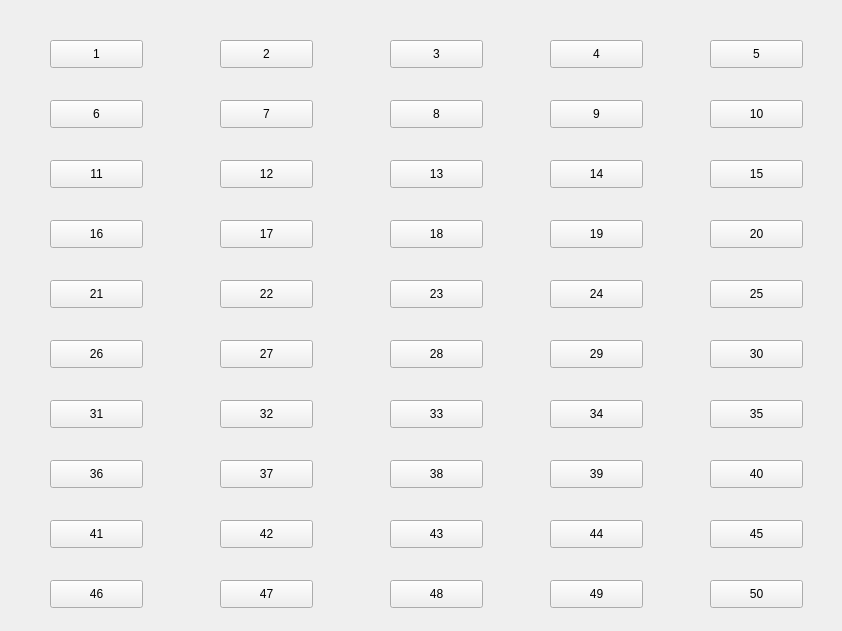
<?xml version="1.0" encoding="UTF-8"?>
<ui version="4.0">
 <class>SelectLevelWindow</class>
 <widget class="QWidget" name="SelectLevelWindow">
  <property name="geometry">
   <rect>
    <x>0</x>
    <y>0</y>
    <width>842</width>
    <height>631</height>
   </rect>
  </property>
  <property name="windowTitle">
   <string>Form</string>
  </property>
  <property name="styleSheet">
   <string notr="true">border-image: url(:/sample/photo/timgD353I83R.jpg);</string>
  </property>
  <widget class="QPushButton" name="pushButton">
   <property name="geometry">
    <rect>
     <x>50</x>
     <y>40</y>
     <width>93</width>
     <height>28</height>
    </rect>
   </property>
   <property name="styleSheet">
    <string notr="true">border-image: url(:/sample/photo/startbutton.jpg);</string>
   </property>
   <property name="text">
    <string>1</string>
   </property>
  </widget>
  <widget class="QPushButton" name="pushButton_2">
   <property name="geometry">
    <rect>
     <x>220</x>
     <y>40</y>
     <width>93</width>
     <height>28</height>
    </rect>
   </property>
   <property name="styleSheet">
    <string notr="true">border-image: url(:/sample/photo/startbutton.jpg);</string>
   </property>
   <property name="text">
    <string>2</string>
   </property>
  </widget>
  <widget class="QPushButton" name="pushButton_3">
   <property name="geometry">
    <rect>
     <x>550</x>
     <y>40</y>
     <width>93</width>
     <height>28</height>
    </rect>
   </property>
   <property name="styleSheet">
    <string notr="true">border-image: url(:/sample/photo/startbutton.jpg);</string>
   </property>
   <property name="text">
    <string>4</string>
   </property>
  </widget>
  <widget class="QPushButton" name="pushButton_4">
   <property name="geometry">
    <rect>
     <x>390</x>
     <y>40</y>
     <width>93</width>
     <height>28</height>
    </rect>
   </property>
   <property name="styleSheet">
    <string notr="true">border-image: url(:/sample/photo/startbutton.jpg);</string>
   </property>
   <property name="text">
    <string>3</string>
   </property>
  </widget>
  <widget class="QPushButton" name="pushButton_5">
   <property name="geometry">
    <rect>
     <x>710</x>
     <y>40</y>
     <width>93</width>
     <height>28</height>
    </rect>
   </property>
   <property name="styleSheet">
    <string notr="true">border-image: url(:/sample/photo/startbutton.jpg);</string>
   </property>
   <property name="text">
    <string>5</string>
   </property>
  </widget>
  <widget class="QPushButton" name="pushButton_6">
   <property name="geometry">
    <rect>
     <x>50</x>
     <y>100</y>
     <width>93</width>
     <height>28</height>
    </rect>
   </property>
   <property name="styleSheet">
    <string notr="true">border-image: url(:/sample/photo/startbutton.jpg);</string>
   </property>
   <property name="text">
    <string>6</string>
   </property>
  </widget>
  <widget class="QPushButton" name="pushButton_7">
   <property name="geometry">
    <rect>
     <x>50</x>
     <y>160</y>
     <width>93</width>
     <height>28</height>
    </rect>
   </property>
   <property name="styleSheet">
    <string notr="true">border-image: url(:/sample/photo/startbutton.jpg);</string>
   </property>
   <property name="text">
    <string>11</string>
   </property>
  </widget>
  <widget class="QPushButton" name="pushButton_8">
   <property name="geometry">
    <rect>
     <x>50</x>
     <y>220</y>
     <width>93</width>
     <height>28</height>
    </rect>
   </property>
   <property name="styleSheet">
    <string notr="true">border-image: url(:/sample/photo/startbutton.jpg);</string>
   </property>
   <property name="text">
    <string>16</string>
   </property>
  </widget>
  <widget class="QPushButton" name="pushButton_9">
   <property name="geometry">
    <rect>
     <x>50</x>
     <y>280</y>
     <width>93</width>
     <height>28</height>
    </rect>
   </property>
   <property name="styleSheet">
    <string notr="true">border-image: url(:/sample/photo/startbutton.jpg);</string>
   </property>
   <property name="text">
    <string>21</string>
   </property>
  </widget>
  <widget class="QPushButton" name="pushButton_10">
   <property name="geometry">
    <rect>
     <x>50</x>
     <y>340</y>
     <width>93</width>
     <height>28</height>
    </rect>
   </property>
   <property name="styleSheet">
    <string notr="true">border-image: url(:/sample/photo/startbutton.jpg);</string>
   </property>
   <property name="text">
    <string>26</string>
   </property>
  </widget>
  <widget class="QPushButton" name="pushButton_11">
   <property name="geometry">
    <rect>
     <x>50</x>
     <y>400</y>
     <width>93</width>
     <height>28</height>
    </rect>
   </property>
   <property name="styleSheet">
    <string notr="true">border-image: url(:/sample/photo/startbutton.jpg);</string>
   </property>
   <property name="text">
    <string>31</string>
   </property>
  </widget>
  <widget class="QPushButton" name="pushButton_12">
   <property name="geometry">
    <rect>
     <x>50</x>
     <y>460</y>
     <width>93</width>
     <height>28</height>
    </rect>
   </property>
   <property name="styleSheet">
    <string notr="true">border-image: url(:/sample/photo/startbutton.jpg);</string>
   </property>
   <property name="text">
    <string>36</string>
   </property>
  </widget>
  <widget class="QPushButton" name="pushButton_13">
   <property name="geometry">
    <rect>
     <x>50</x>
     <y>520</y>
     <width>93</width>
     <height>28</height>
    </rect>
   </property>
   <property name="styleSheet">
    <string notr="true">border-image: url(:/sample/photo/startbutton.jpg);</string>
   </property>
   <property name="text">
    <string>41</string>
   </property>
  </widget>
  <widget class="QPushButton" name="pushButton_14">
   <property name="geometry">
    <rect>
     <x>220</x>
     <y>100</y>
     <width>93</width>
     <height>28</height>
    </rect>
   </property>
   <property name="styleSheet">
    <string notr="true">border-image: url(:/sample/photo/startbutton.jpg);</string>
   </property>
   <property name="text">
    <string>7</string>
   </property>
  </widget>
  <widget class="QPushButton" name="pushButton_15">
   <property name="geometry">
    <rect>
     <x>50</x>
     <y>580</y>
     <width>93</width>
     <height>28</height>
    </rect>
   </property>
   <property name="styleSheet">
    <string notr="true">border-image: url(:/sample/photo/startbutton.jpg);</string>
   </property>
   <property name="text">
    <string>46</string>
   </property>
  </widget>
  <widget class="QPushButton" name="pushButton_16">
   <property name="geometry">
    <rect>
     <x>220</x>
     <y>160</y>
     <width>93</width>
     <height>28</height>
    </rect>
   </property>
   <property name="styleSheet">
    <string notr="true">border-image: url(:/sample/photo/startbutton.jpg);</string>
   </property>
   <property name="text">
    <string>12</string>
   </property>
  </widget>
  <widget class="QPushButton" name="pushButton_17">
   <property name="geometry">
    <rect>
     <x>220</x>
     <y>220</y>
     <width>93</width>
     <height>28</height>
    </rect>
   </property>
   <property name="styleSheet">
    <string notr="true">border-image: url(:/sample/photo/startbutton.jpg);</string>
   </property>
   <property name="text">
    <string>17</string>
   </property>
  </widget>
  <widget class="QPushButton" name="pushButton_18">
   <property name="geometry">
    <rect>
     <x>390</x>
     <y>160</y>
     <width>93</width>
     <height>28</height>
    </rect>
   </property>
   <property name="styleSheet">
    <string notr="true">border-image: url(:/sample/photo/startbutton.jpg);</string>
   </property>
   <property name="text">
    <string>13</string>
   </property>
  </widget>
  <widget class="QPushButton" name="pushButton_19">
   <property name="geometry">
    <rect>
     <x>390</x>
     <y>100</y>
     <width>93</width>
     <height>28</height>
    </rect>
   </property>
   <property name="styleSheet">
    <string notr="true">border-image: url(:/sample/photo/startbutton.jpg);</string>
   </property>
   <property name="text">
    <string>8</string>
   </property>
  </widget>
  <widget class="QPushButton" name="pushButton_20">
   <property name="geometry">
    <rect>
     <x>220</x>
     <y>340</y>
     <width>93</width>
     <height>28</height>
    </rect>
   </property>
   <property name="styleSheet">
    <string notr="true">border-image: url(:/sample/photo/startbutton.jpg);</string>
   </property>
   <property name="text">
    <string>27</string>
   </property>
  </widget>
  <widget class="QPushButton" name="pushButton_21">
   <property name="geometry">
    <rect>
     <x>220</x>
     <y>280</y>
     <width>93</width>
     <height>28</height>
    </rect>
   </property>
   <property name="styleSheet">
    <string notr="true">border-image: url(:/sample/photo/startbutton.jpg);</string>
   </property>
   <property name="text">
    <string>22</string>
   </property>
  </widget>
  <widget class="QPushButton" name="pushButton_22">
   <property name="geometry">
    <rect>
     <x>390</x>
     <y>580</y>
     <width>93</width>
     <height>28</height>
    </rect>
   </property>
   <property name="styleSheet">
    <string notr="true">border-image: url(:/sample/photo/startbutton.jpg);</string>
   </property>
   <property name="text">
    <string>48</string>
   </property>
  </widget>
  <widget class="QPushButton" name="pushButton_23">
   <property name="geometry">
    <rect>
     <x>390</x>
     <y>280</y>
     <width>93</width>
     <height>28</height>
    </rect>
   </property>
   <property name="styleSheet">
    <string notr="true">border-image: url(:/sample/photo/startbutton.jpg);</string>
   </property>
   <property name="text">
    <string>23</string>
   </property>
  </widget>
  <widget class="QPushButton" name="pushButton_24">
   <property name="geometry">
    <rect>
     <x>390</x>
     <y>220</y>
     <width>93</width>
     <height>28</height>
    </rect>
   </property>
   <property name="styleSheet">
    <string notr="true">border-image: url(:/sample/photo/startbutton.jpg);</string>
   </property>
   <property name="text">
    <string>18</string>
   </property>
  </widget>
  <widget class="QPushButton" name="pushButton_25">
   <property name="geometry">
    <rect>
     <x>390</x>
     <y>340</y>
     <width>93</width>
     <height>28</height>
    </rect>
   </property>
   <property name="styleSheet">
    <string notr="true">border-image: url(:/sample/photo/startbutton.jpg);</string>
   </property>
   <property name="text">
    <string>28</string>
   </property>
  </widget>
  <widget class="QPushButton" name="pushButton_26">
   <property name="geometry">
    <rect>
     <x>220</x>
     <y>400</y>
     <width>93</width>
     <height>28</height>
    </rect>
   </property>
   <property name="styleSheet">
    <string notr="true">border-image: url(:/sample/photo/startbutton.jpg);</string>
   </property>
   <property name="text">
    <string>32</string>
   </property>
  </widget>
  <widget class="QPushButton" name="pushButton_27">
   <property name="geometry">
    <rect>
     <x>220</x>
     <y>460</y>
     <width>93</width>
     <height>28</height>
    </rect>
   </property>
   <property name="styleSheet">
    <string notr="true">border-image: url(:/sample/photo/startbutton.jpg);</string>
   </property>
   <property name="text">
    <string>37</string>
   </property>
  </widget>
  <widget class="QPushButton" name="pushButton_28">
   <property name="geometry">
    <rect>
     <x>550</x>
     <y>100</y>
     <width>93</width>
     <height>28</height>
    </rect>
   </property>
   <property name="styleSheet">
    <string notr="true">border-image: url(:/sample/photo/startbutton.jpg);</string>
   </property>
   <property name="text">
    <string>9</string>
   </property>
  </widget>
  <widget class="QPushButton" name="pushButton_29">
   <property name="geometry">
    <rect>
     <x>550</x>
     <y>160</y>
     <width>93</width>
     <height>28</height>
    </rect>
   </property>
   <property name="styleSheet">
    <string notr="true">border-image: url(:/sample/photo/startbutton.jpg);</string>
   </property>
   <property name="text">
    <string>14</string>
   </property>
  </widget>
  <widget class="QPushButton" name="pushButton_30">
   <property name="geometry">
    <rect>
     <x>390</x>
     <y>400</y>
     <width>93</width>
     <height>28</height>
    </rect>
   </property>
   <property name="styleSheet">
    <string notr="true">border-image: url(:/sample/photo/startbutton.jpg);</string>
   </property>
   <property name="text">
    <string>33</string>
   </property>
  </widget>
  <widget class="QPushButton" name="pushButton_31">
   <property name="geometry">
    <rect>
     <x>220</x>
     <y>520</y>
     <width>93</width>
     <height>28</height>
    </rect>
   </property>
   <property name="styleSheet">
    <string notr="true">border-image: url(:/sample/photo/startbutton.jpg);</string>
   </property>
   <property name="text">
    <string>42</string>
   </property>
  </widget>
  <widget class="QPushButton" name="pushButton_32">
   <property name="geometry">
    <rect>
     <x>390</x>
     <y>460</y>
     <width>93</width>
     <height>28</height>
    </rect>
   </property>
   <property name="styleSheet">
    <string notr="true">border-image: url(:/sample/photo/startbutton.jpg);</string>
   </property>
   <property name="text">
    <string>38</string>
   </property>
  </widget>
  <widget class="QPushButton" name="pushButton_33">
   <property name="geometry">
    <rect>
     <x>390</x>
     <y>520</y>
     <width>93</width>
     <height>28</height>
    </rect>
   </property>
   <property name="styleSheet">
    <string notr="true">border-image: url(:/sample/photo/startbutton.jpg);</string>
   </property>
   <property name="text">
    <string>43</string>
   </property>
  </widget>
  <widget class="QPushButton" name="pushButton_34">
   <property name="geometry">
    <rect>
     <x>220</x>
     <y>580</y>
     <width>93</width>
     <height>28</height>
    </rect>
   </property>
   <property name="styleSheet">
    <string notr="true">border-image: url(:/sample/photo/startbutton.jpg);</string>
   </property>
   <property name="text">
    <string>47</string>
   </property>
  </widget>
  <widget class="QPushButton" name="pushButton_35">
   <property name="geometry">
    <rect>
     <x>550</x>
     <y>220</y>
     <width>93</width>
     <height>28</height>
    </rect>
   </property>
   <property name="styleSheet">
    <string notr="true">border-image: url(:/sample/photo/startbutton.jpg);</string>
   </property>
   <property name="text">
    <string>19</string>
   </property>
  </widget>
  <widget class="QPushButton" name="pushButton_36">
   <property name="geometry">
    <rect>
     <x>710</x>
     <y>100</y>
     <width>93</width>
     <height>28</height>
    </rect>
   </property>
   <property name="styleSheet">
    <string notr="true">border-image: url(:/sample/photo/startbutton.jpg);</string>
   </property>
   <property name="text">
    <string>10</string>
   </property>
  </widget>
  <widget class="QPushButton" name="pushButton_37">
   <property name="geometry">
    <rect>
     <x>710</x>
     <y>220</y>
     <width>93</width>
     <height>28</height>
    </rect>
   </property>
   <property name="styleSheet">
    <string notr="true">border-image: url(:/sample/photo/startbutton.jpg);</string>
   </property>
   <property name="text">
    <string>20</string>
   </property>
  </widget>
  <widget class="QPushButton" name="pushButton_38">
   <property name="geometry">
    <rect>
     <x>710</x>
     <y>160</y>
     <width>93</width>
     <height>28</height>
    </rect>
   </property>
   <property name="styleSheet">
    <string notr="true">border-image: url(:/sample/photo/startbutton.jpg);</string>
   </property>
   <property name="text">
    <string>15</string>
   </property>
  </widget>
  <widget class="QPushButton" name="pushButton_39">
   <property name="geometry">
    <rect>
     <x>710</x>
     <y>280</y>
     <width>93</width>
     <height>28</height>
    </rect>
   </property>
   <property name="styleSheet">
    <string notr="true">border-image: url(:/sample/photo/startbutton.jpg);</string>
   </property>
   <property name="text">
    <string>25</string>
   </property>
  </widget>
  <widget class="QPushButton" name="pushButton_40">
   <property name="geometry">
    <rect>
     <x>550</x>
     <y>280</y>
     <width>93</width>
     <height>28</height>
    </rect>
   </property>
   <property name="styleSheet">
    <string notr="true">border-image: url(:/sample/photo/startbutton.jpg);</string>
   </property>
   <property name="text">
    <string>24</string>
   </property>
  </widget>
  <widget class="QPushButton" name="pushButton_41">
   <property name="geometry">
    <rect>
     <x>710</x>
     <y>340</y>
     <width>93</width>
     <height>28</height>
    </rect>
   </property>
   <property name="styleSheet">
    <string notr="true">border-image: url(:/sample/photo/startbutton.jpg);</string>
   </property>
   <property name="text">
    <string>30</string>
   </property>
  </widget>
  <widget class="QPushButton" name="pushButton_42">
   <property name="geometry">
    <rect>
     <x>550</x>
     <y>340</y>
     <width>93</width>
     <height>28</height>
    </rect>
   </property>
   <property name="styleSheet">
    <string notr="true">border-image: url(:/sample/photo/startbutton.jpg);</string>
   </property>
   <property name="text">
    <string>29</string>
   </property>
  </widget>
  <widget class="QPushButton" name="pushButton_43">
   <property name="geometry">
    <rect>
     <x>710</x>
     <y>400</y>
     <width>93</width>
     <height>28</height>
    </rect>
   </property>
   <property name="styleSheet">
    <string notr="true">border-image: url(:/sample/photo/startbutton.jpg);</string>
   </property>
   <property name="text">
    <string>35</string>
   </property>
  </widget>
  <widget class="QPushButton" name="pushButton_44">
   <property name="geometry">
    <rect>
     <x>550</x>
     <y>580</y>
     <width>93</width>
     <height>28</height>
    </rect>
   </property>
   <property name="styleSheet">
    <string notr="true">border-image: url(:/sample/photo/startbutton.jpg);</string>
   </property>
   <property name="text">
    <string>49</string>
   </property>
  </widget>
  <widget class="QPushButton" name="pushButton_45">
   <property name="geometry">
    <rect>
     <x>550</x>
     <y>400</y>
     <width>93</width>
     <height>28</height>
    </rect>
   </property>
   <property name="styleSheet">
    <string notr="true">border-image: url(:/sample/photo/startbutton.jpg);</string>
   </property>
   <property name="text">
    <string>34</string>
   </property>
  </widget>
  <widget class="QPushButton" name="pushButton_46">
   <property name="geometry">
    <rect>
     <x>550</x>
     <y>520</y>
     <width>93</width>
     <height>28</height>
    </rect>
   </property>
   <property name="styleSheet">
    <string notr="true">border-image: url(:/sample/photo/startbutton.jpg);</string>
   </property>
   <property name="text">
    <string>44</string>
   </property>
  </widget>
  <widget class="QPushButton" name="pushButton_47">
   <property name="geometry">
    <rect>
     <x>550</x>
     <y>460</y>
     <width>93</width>
     <height>28</height>
    </rect>
   </property>
   <property name="styleSheet">
    <string notr="true">border-image: url(:/sample/photo/startbutton.jpg);</string>
   </property>
   <property name="text">
    <string>39</string>
   </property>
  </widget>
  <widget class="QPushButton" name="pushButton_48">
   <property name="geometry">
    <rect>
     <x>710</x>
     <y>460</y>
     <width>93</width>
     <height>28</height>
    </rect>
   </property>
   <property name="styleSheet">
    <string notr="true">border-image: url(:/sample/photo/startbutton.jpg);</string>
   </property>
   <property name="text">
    <string>40</string>
   </property>
  </widget>
  <widget class="QPushButton" name="pushButton_49">
   <property name="geometry">
    <rect>
     <x>710</x>
     <y>520</y>
     <width>93</width>
     <height>28</height>
    </rect>
   </property>
   <property name="styleSheet">
    <string notr="true">border-image: url(:/sample/photo/startbutton.jpg);</string>
   </property>
   <property name="text">
    <string>45</string>
   </property>
  </widget>
  <widget class="QPushButton" name="pushButton_50">
   <property name="geometry">
    <rect>
     <x>710</x>
     <y>580</y>
     <width>93</width>
     <height>28</height>
    </rect>
   </property>
   <property name="styleSheet">
    <string notr="true">border-image: url(:/sample/photo/startbutton.jpg);</string>
   </property>
   <property name="text">
    <string>50</string>
   </property>
  </widget>
 </widget>
 <resources/>
 <connections/>
</ui>
